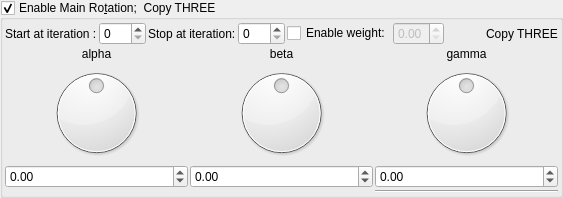
    <widget class="MyGroupBox" name="groupCheck_transform_main_rotation3_enabled">
     <property name="title">
      <string>Enable Main Ro&amp;tation;  Copy THREE</string>
     </property>
     <property name="checkable">
      <bool>true</bool>
     </property>
     <layout class="QVBoxLayout" name="verticalLayout_17" stretch="0,0">
      <property name="spacing">
       <number>2</number>
      </property>
      <property name="leftMargin">
       <number>2</number>
      </property>
      <property name="topMargin">
       <number>2</number>
      </property>
      <property name="rightMargin">
       <number>2</number>
      </property>
      <property name="bottomMargin">
       <number>2</number>
      </property>
      <item>
       <layout class="QGridLayout" name="gridLayout_23">
        <item row="0" column="5">
         <widget class="QCheckBox" name="checkBox_transform_main_rotation3_weight_enabled">
          <property name="text">
           <string>Enable weight:</string>
          </property>
         </widget>
        </item>
        <item row="0" column="1">
         <widget class="MySpinBox" name="spinboxInt_transform_main_rotation3_start_iterations">
          <property name="sizePolicy">
           <sizepolicy hsizetype="Minimum" vsizetype="Maximum">
            <horstretch>0</horstretch>
            <verstretch>0</verstretch>
           </sizepolicy>
          </property>
          <property name="maximum">
           <number>250</number>
          </property>
         </widget>
        </item>
        <item row="0" column="3">
         <widget class="MySpinBox" name="spinboxInt_transform_main_rotation3_stop_iterations">
          <property name="sizePolicy">
           <sizepolicy hsizetype="Minimum" vsizetype="Maximum">
            <horstretch>0</horstretch>
            <verstretch>0</verstretch>
           </sizepolicy>
          </property>
          <property name="maximum">
           <number>250</number>
          </property>
         </widget>
        </item>
        <item row="0" column="2">
         <widget class="QLabel" name="label_33">
          <property name="text">
           <string>Stop at iteration:</string>
          </property>
         </widget>
        </item>
        <item row="0" column="8">
         <widget class="QLabel" name="label_112">
          <property name="text">
           <string>Copy THREE</string>
          </property>
         </widget>
        </item>
        <item row="0" column="6">
         <widget class="MyDoubleSpinBox" name="spinbox_transform_main_rotation3_weight">
          <property name="enabled">
           <bool>false</bool>
          </property>
          <property name="sizePolicy">
           <sizepolicy hsizetype="Minimum" vsizetype="Maximum">
            <horstretch>0</horstretch>
            <verstretch>0</verstretch>
           </sizepolicy>
          </property>
          <property name="decimals">
           <number>2</number>
          </property>
          <property name="minimum">
           <double>0.000000000000000</double>
          </property>
          <property name="maximum">
           <double>1.000000000000000</double>
          </property>
          <property name="singleStep">
           <double>0.100000000000000</double>
          </property>
         </widget>
        </item>
        <item row="0" column="0">
         <widget class="QLabel" name="label_32">
          <property name="text">
           <string>Start at iteration :</string>
          </property>
         </widget>
        </item>
        <item row="0" column="7">
         <spacer name="horizontalSpacer_6">
          <property name="orientation">
           <enum>Qt::Horizontal</enum>
          </property>
          <property name="sizeHint" stdset="0">
           <size>
            <width>40</width>
            <height>20</height>
           </size>
          </property>
         </spacer>
        </item>
       </layout>
      </item>
      <item>
       <layout class="QGridLayout" name="gridLayout_24">
        <property name="spacing">
         <number>2</number>
        </property>
        <item row="0" column="2">
         <widget class="QLabel" name="label_56">
          <property name="text">
           <string>gamma</string>
          </property>
          <property name="alignment">
           <set>Qt::AlignCenter</set>
          </property>
         </widget>
        </item>
        <item row="0" column="1">
         <widget class="QLabel" name="label_57">
          <property name="text">
           <string>beta</string>
          </property>
          <property name="alignment">
           <set>Qt::AlignCenter</set>
          </property>
         </widget>
        </item>
        <item row="0" column="0">
         <widget class="QLabel" name="label_58">
          <property name="text">
           <string>alpha</string>
          </property>
          <property name="alignment">
           <set>Qt::AlignCenter</set>
          </property>
         </widget>
        </item>
        <item row="1" column="1">
         <widget class="QDial" name="dial3_transform_main_rotation3_y">
          <property name="minimum">
           <number>-18000</number>
          </property>
          <property name="maximum">
           <number>18000</number>
          </property>
          <property name="wrapping">
           <bool>true</bool>
          </property>
         </widget>
        </item>
        <item row="1" column="2">
         <widget class="QDial" name="dial3_transform_main_rotation3_z">
          <property name="minimum">
           <number>-18000</number>
          </property>
          <property name="maximum">
           <number>18000</number>
          </property>
          <property name="wrapping">
           <bool>true</bool>
          </property>
         </widget>
        </item>
        <item row="2" column="0">
         <widget class="MyDoubleSpinBox" name="spinboxd3_transform_main_rotation3_x">
          <property name="sizePolicy">
           <sizepolicy hsizetype="Minimum" vsizetype="Maximum">
            <horstretch>0</horstretch>
            <verstretch>0</verstretch>
           </sizepolicy>
          </property>
          <property name="prefix">
           <string/>
          </property>
          <property name="suffix">
           <string/>
          </property>
          <property name="decimals">
           <number>2</number>
          </property>
          <property name="minimum">
           <double>-180.000000000000000</double>
          </property>
          <property name="maximum">
           <double>180.000000000000000</double>
          </property>
          <property name="singleStep">
           <double>1.000000000000000</double>
          </property>
         </widget>
        </item>
        <item row="1" column="0">
         <widget class="QDial" name="dial3_transform_main_rotation3_x">
          <property name="minimum">
           <number>-18000</number>
          </property>
          <property name="maximum">
           <number>18000</number>
          </property>
          <property name="wrapping">
           <bool>true</bool>
          </property>
         </widget>
        </item>
        <item row="2" column="2">
         <widget class="MyDoubleSpinBox" name="spinboxd3_transform_main_rotation3_z">
          <property name="sizePolicy">
           <sizepolicy hsizetype="Minimum" vsizetype="Maximum">
            <horstretch>0</horstretch>
            <verstretch>0</verstretch>
           </sizepolicy>
          </property>
          <property name="prefix">
           <string/>
          </property>
          <property name="suffix">
           <string/>
          </property>
          <property name="decimals">
           <number>2</number>
          </property>
          <property name="minimum">
           <double>-180.000000000000000</double>
          </property>
          <property name="maximum">
           <double>180.000000000000000</double>
          </property>
          <property name="singleStep">
           <double>1.000000000000000</double>
          </property>
         </widget>
        </item>
        <item row="2" column="1">
         <widget class="MyDoubleSpinBox" name="spinboxd3_transform_main_rotation3_y">
          <property name="sizePolicy">
           <sizepolicy hsizetype="Minimum" vsizetype="Maximum">
            <horstretch>0</horstretch>
            <verstretch>0</verstretch>
           </sizepolicy>
          </property>
          <property name="prefix">
           <string/>
          </property>
          <property name="suffix">
           <string/>
          </property>
          <property name="decimals">
           <number>2</number>
          </property>
          <property name="minimum">
           <double>-180.000000000000000</double>
          </property>
          <property name="maximum">
           <double>180.000000000000000</double>
          </property>
          <property name="singleStep">
           <double>1.000000000000000</double>
          </property>
         </widget>
        </item>
        <item row="3" column="2">
         <widget class="Line" name="line_25">
          <property name="orientation">
           <enum>Qt::Horizontal</enum>
          </property>
         </widget>
        </item>
       </layout>
      </item>
     </layout>
    </widget>
